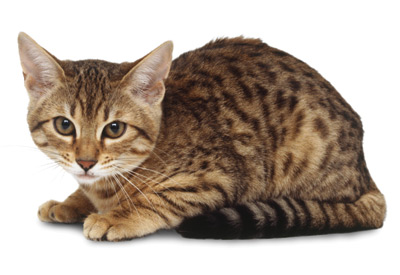
#> input picture Pictures/Cat.png, 400 x 275 px
$ python read.py
#> lines starting #> are read from the running program, lines starting #| are printed output that depends on the picture
import cv2

# Images
img = cv2.imread('Pictures/Cat.png')
#> img is the input picture: shape (275, 400, 3); mean B, G, R 155.3, 166.7, 180.1

cv2.namedWindow('Cat')
cv2.moveWindow('Cat', 0,0)
cv2.imshow('Cat', img)
cv2.waitKey(0)
cv2.destroyAllWindows()

img = cv2.imread('Pictures/Cat_HighRes.jpeg')
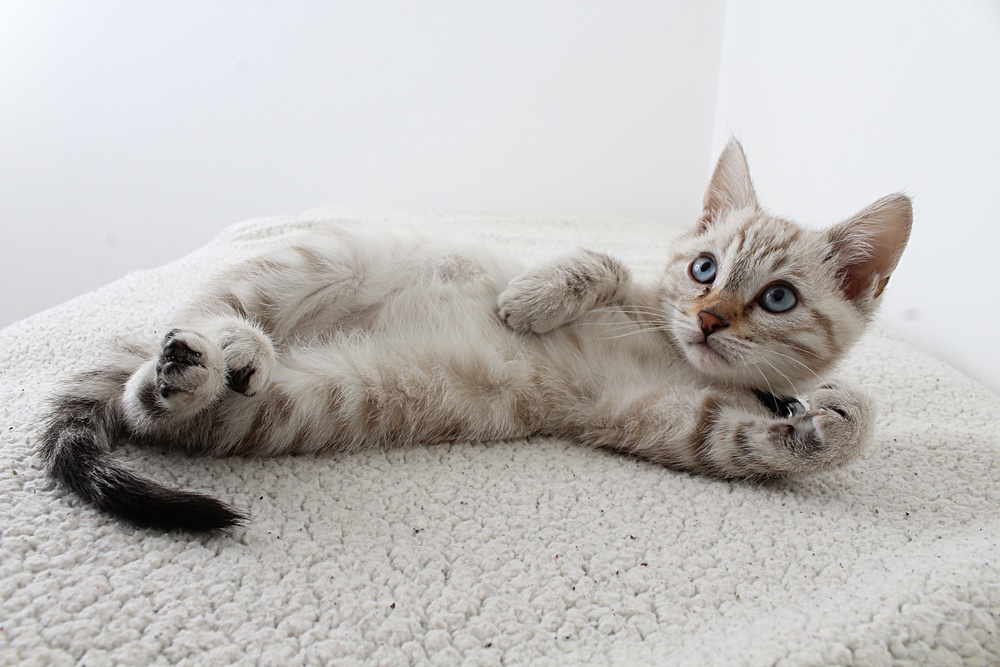
#> input picture Pictures/Cat_HighRes.jpeg, 1000 x 667 px, shrunk from 4000 x 2667 before the run
#> img is the input picture: shape (667, 1000, 3); mean B, G, R 187.2, 189.2, 191.7

cv2.imshow('Cat', img)
cv2.waitKey(0)
cv2.destroyAllWindows()

# Videos
cap = cv2.VideoCapture('Videos/Cat.mp4')

while cap.isOpened():
    ret, frame = cap.read()
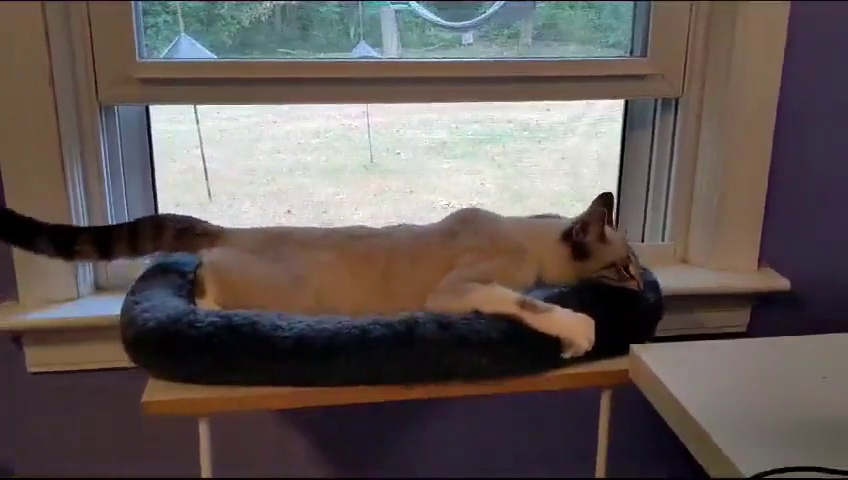
#> input picture frame 18 of Videos/Cat.mp4, 848 x 480 px
#> frame is the input picture: shape (480, 848, 3); mean B, G, R 87.3, 90.1, 99.8
    if ret == True:
        cv2.imshow('Video', frame)
        if cv2.waitKey(25) & 0xFF == ord('q'):
#> (key q is pressed here)
            break

    else:
        break

cap.release()

cv2.destroyAllWindows()
